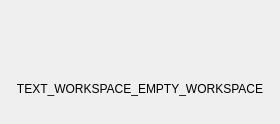
<?xml version="1.0" encoding="UTF-8"?>
<ui version="4.0">
 <class>EmptyWorkspaceWidget</class>
 <widget class="QWidget" name="EmptyWorkspaceWidget">
  <property name="geometry">
   <rect>
    <x>0</x>
    <y>0</y>
    <width>280</width>
    <height>124</height>
   </rect>
  </property>
  <property name="windowTitle">
   <string>Form</string>
  </property>
  <layout class="QVBoxLayout" name="verticalLayout">
   <property name="leftMargin">
    <number>0</number>
   </property>
   <property name="topMargin">
    <number>0</number>
   </property>
   <property name="rightMargin">
    <number>0</number>
   </property>
   <property name="bottomMargin">
    <number>0</number>
   </property>
   <item>
    <spacer name="verticalSpacer_2">
     <property name="orientation">
      <enum>Qt::Vertical</enum>
     </property>
     <property name="sizeHint" stdset="0">
      <size>
       <width>20</width>
       <height>0</height>
      </size>
     </property>
    </spacer>
   </item>
   <item>
    <layout class="QHBoxLayout" name="horizontalLayout_3">
     <property name="spacing">
      <number>0</number>
     </property>
     <item>
      <widget class="IconLabel" name="label_icon">
       <property name="minimumSize">
        <size>
         <width>48</width>
         <height>48</height>
        </size>
       </property>
       <property name="maximumSize">
        <size>
         <width>48</width>
         <height>48</height>
        </size>
       </property>
       <property name="text">
        <string/>
       </property>
       <property name="pixmap">
        <pixmap>:/icons/images/material/folder_open.svg</pixmap>
       </property>
       <property name="scaledContents">
        <bool>true</bool>
       </property>
       <property name="alignment">
        <set>Qt::AlignCenter</set>
       </property>
       <property name="textInteractionFlags">
        <set>Qt::NoTextInteraction</set>
       </property>
       <property name="color" stdset="0">
        <color>
         <red>187</red>
         <green>187</green>
         <blue>187</blue>
        </color>
       </property>
      </widget>
     </item>
    </layout>
   </item>
   <item>
    <widget class="QLabel" name="label_empty">
     <property name="text">
      <string>TEXT_WORKSPACE_EMPTY_WORKSPACE</string>
     </property>
     <property name="alignment">
      <set>Qt::AlignCenter</set>
     </property>
    </widget>
   </item>
   <item>
    <spacer name="verticalSpacer">
     <property name="orientation">
      <enum>Qt::Vertical</enum>
     </property>
     <property name="sizeHint" stdset="0">
      <size>
       <width>20</width>
       <height>16</height>
      </size>
     </property>
    </spacer>
   </item>
  </layout>
 </widget>
 <customwidgets>
  <customwidget>
   <class>IconLabel</class>
   <extends>QLabel</extends>
   <header>parsec.core.gui.custom_widgets</header>
  </customwidget>
 </customwidgets>
 <resources/>
 <connections/>
</ui>
